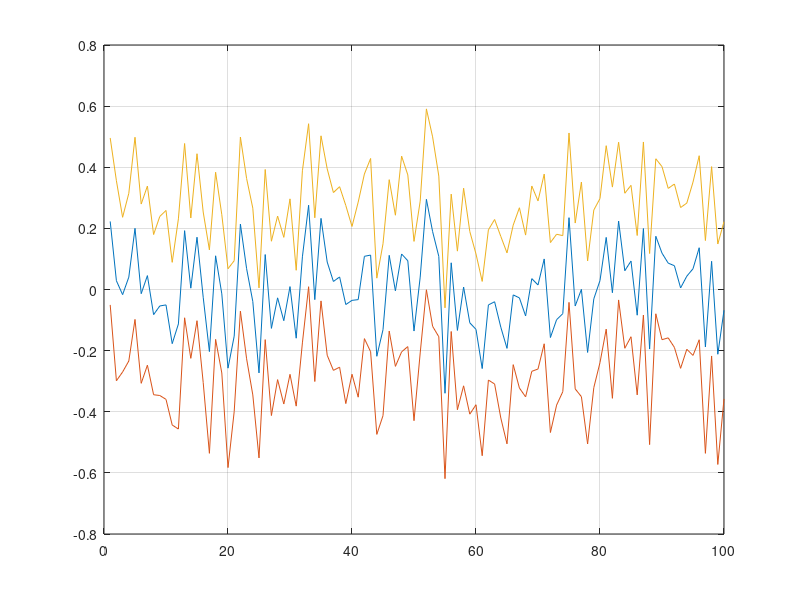

Here is the MATLAB script that generated this plot:
x = 1:100;                                          % Create Independent Variable
y = randn(50,100);                                  % Create Dependent Variable ‘Experiments’ Data
N = size(y,1);                                      % Number of ‘Experiments’ In Data Set
yMean = mean(y);                                    % Mean Of All Experiments At Each Value Of ‘x’
ySEM = std(y)/sqrt(N);                              % Compute ‘Standard Error Of The Mean’ Of All Experiments At Each Value Of ‘x’
CI95 = tinv([0.025 0.975], N-1);                    % Calculate 95% Probability Intervals Of t-Distribution
yCI95 = bsxfun(@times, ySEM, CI95(:));              % Calculate 95% Confidence Intervals Of All Experiments At Each Value Of ‘x’
figure
plot(x, yMean)                                      % Plot Mean Of All Experiments
hold on
plot(x, yCI95+yMean)                                % Plot 95% Confidence Intervals Of All Experiments
hold off
grid